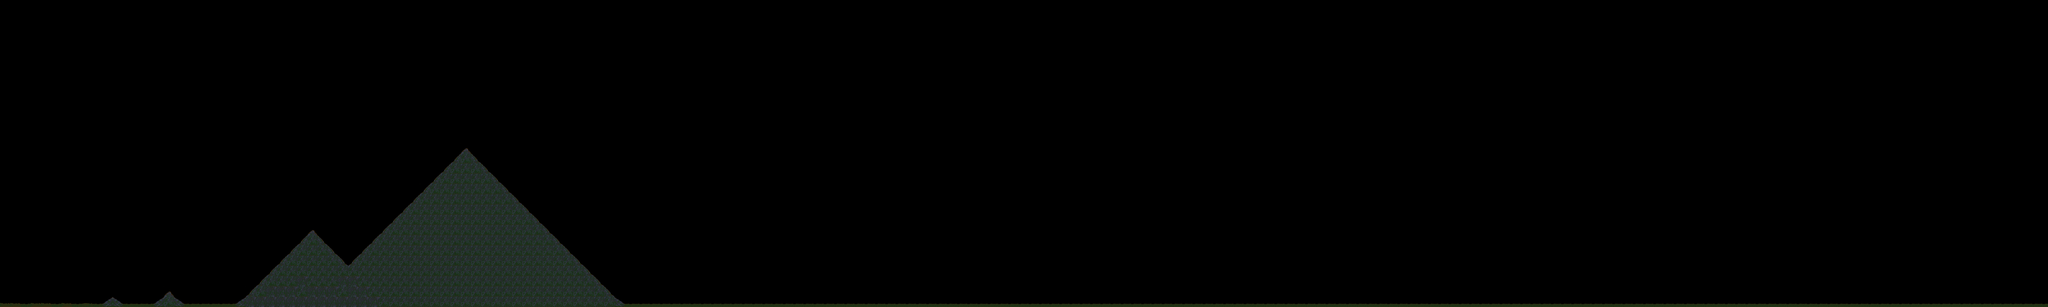

Below is a game level as drawn by its tile map, then a one-line description and the .tmx that defines it (tile-layer data replaced by summaries):
An orthogonal 200x30 tile map with 64x64 px tiles, 1 tile layer (Tile Layer 1) and 9 objects (plane, zeppelin).

<map version="1.10" tiledversion="1.10.2" orientation="orthogonal" renderorder="right-down" width="200" height="30" tilewidth="64" tileheight="64" infinite="0" nextlayerid="3" nextobjectid="16">
 <tileset firstgid="1" source="ground_tiles.tsx" />
 <layer id="1" name="Tile Layer 1" width="200" height="30">
  <data>[6000 cells, 487 non-empty, 16 distinct tile ids]</data>
 </layer>
 <objectgroup id="2" name="objects">
  <object id="2" x="0.666667" y="1900.67">
   <polygon points="0,0 642,3.52846 642,18.1463 -2,20.6667" />
  </object>
  <object id="5" x="643.25" y="1901.25">
   <polygon points="0,0 -0.25,17 124,19 123.75,-1.25 60.25,-44.75" />
  </object>
  <object id="6" x="768.5" y="1919.5">
   <polygon points="0,0 195.5,1 193,-16.5 -2,-19.5" />
  </object>
  <object id="7" x="966" y="1919.5">
   <polygon points="0,0 188.5,-1 187.5,-19.5 94,-96.5 -4,-17.5" />
  </object>
  <object id="8" x="1155" y="1918.5">
   <polygon points="0,0 321,0.5 319,-19.5 -2,-19" />
  </object>
  <object id="9" x="1482" y="1902">
   <polygon points="0,0 474,-458 680,-244 686,14" />
  </object>
  <object id="10" x="2172.73" y="1893.94">
   <polygon points="0,0 1721.21,15.1515 736.364,-963.636 -9.09091,-206.061" />
  </object>
  <object id="11" name="plane" x="783.735" y="1743.19" width="36" height="36" />
  <object id="14" name="zeppelin" x="576" y="1672" width="68" height="49.3333" />
 </objectgroup>
</map>
